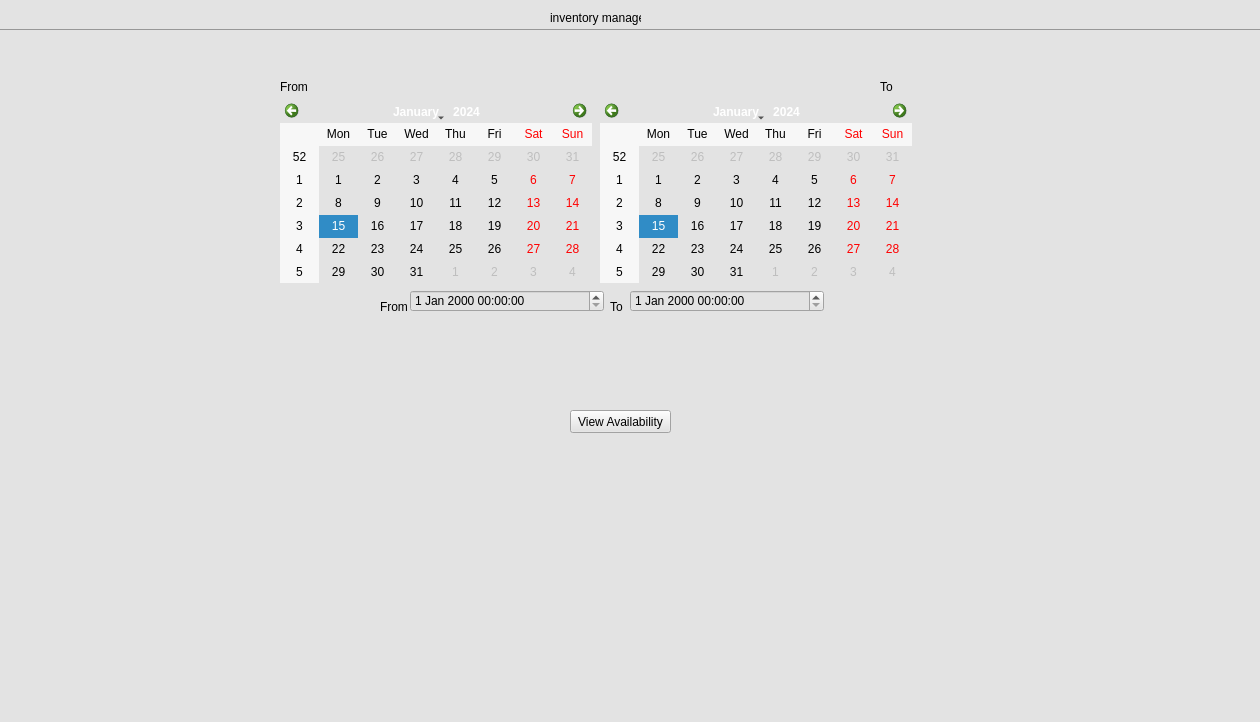
<?xml version="1.0" encoding="UTF-8"?>
<ui version="4.0">
 <class>Form</class>
 <widget class="QWidget" name="Form">
  <property name="geometry">
   <rect>
    <x>0</x>
    <y>0</y>
    <width>1260</width>
    <height>722</height>
   </rect>
  </property>
  <property name="windowTitle">
   <string>Form</string>
  </property>
  <property name="styleSheet">
   <string notr="true">background-color: rgb(227, 227, 227);</string>
  </property>
  <widget class="Line" name="line">
   <property name="geometry">
    <rect>
     <x>0</x>
     <y>20</y>
     <width>1261</width>
     <height>20</height>
    </rect>
   </property>
   <property name="orientation">
    <enum>Qt::Horizontal</enum>
   </property>
  </widget>
  <widget class="QLabel" name="label">
   <property name="geometry">
    <rect>
     <x>550</x>
     <y>10</y>
     <width>91</width>
     <height>16</height>
    </rect>
   </property>
   <property name="text">
    <string>inventory manager</string>
   </property>
  </widget>
  <widget class="QStackedWidget" name="stackedWidget">
   <property name="geometry">
    <rect>
     <x>0</x>
     <y>30</y>
     <width>1261</width>
     <height>691</height>
    </rect>
   </property>
   <widget class="QWidget" name="page">
    <widget class="QWidget" name="widget" native="true">
     <property name="geometry">
      <rect>
       <x>10</x>
       <y>10</y>
       <width>1231</width>
       <height>671</height>
      </rect>
     </property>
     <widget class="QLabel" name="label_5">
      <property name="geometry">
       <rect>
        <x>600</x>
        <y>260</y>
        <width>47</width>
        <height>13</height>
       </rect>
      </property>
      <property name="text">
       <string>To</string>
      </property>
     </widget>
     <widget class="QLabel" name="label_2">
      <property name="geometry">
       <rect>
        <x>270</x>
        <y>40</y>
        <width>47</width>
        <height>13</height>
       </rect>
      </property>
      <property name="text">
       <string>From</string>
      </property>
     </widget>
     <widget class="QLabel" name="label_4">
      <property name="geometry">
       <rect>
        <x>370</x>
        <y>260</y>
        <width>47</width>
        <height>13</height>
       </rect>
      </property>
      <property name="text">
       <string>From</string>
      </property>
     </widget>
     <widget class="QDateTimeEdit" name="dateTimeEdit_2">
      <property name="geometry">
       <rect>
        <x>620</x>
        <y>250</y>
        <width>194</width>
        <height>22</height>
       </rect>
      </property>
     </widget>
     <widget class="QPushButton" name="pushButton">
      <property name="geometry">
       <rect>
        <x>560</x>
        <y>370</y>
        <width>101</width>
        <height>23</height>
       </rect>
      </property>
      <property name="text">
       <string>View Availability</string>
      </property>
     </widget>
     <widget class="QLabel" name="label_3">
      <property name="geometry">
       <rect>
        <x>870</x>
        <y>40</y>
        <width>47</width>
        <height>13</height>
       </rect>
      </property>
      <property name="text">
       <string>To</string>
      </property>
     </widget>
     <widget class="QCalendarWidget" name="calendarWidget">
      <property name="geometry">
       <rect>
        <x>270</x>
        <y>60</y>
        <width>312</width>
        <height>183</height>
       </rect>
      </property>
     </widget>
     <widget class="QCalendarWidget" name="calendarWidget_2">
      <property name="geometry">
       <rect>
        <x>590</x>
        <y>60</y>
        <width>312</width>
        <height>183</height>
       </rect>
      </property>
     </widget>
     <widget class="QDateTimeEdit" name="dateTimeEdit">
      <property name="geometry">
       <rect>
        <x>400</x>
        <y>250</y>
        <width>194</width>
        <height>22</height>
       </rect>
      </property>
     </widget>
    </widget>
   </widget>
   <widget class="QWidget" name="page_2">
    <widget class="QWidget" name="widget_2" native="true">
     <property name="geometry">
      <rect>
       <x>10</x>
       <y>10</y>
       <width>1231</width>
       <height>661</height>
      </rect>
     </property>
     <widget class="QLabel" name="label_6">
      <property name="geometry">
       <rect>
        <x>30</x>
        <y>30</y>
        <width>101</width>
        <height>16</height>
       </rect>
      </property>
      <property name="text">
       <string>Currently Selected:</string>
      </property>
     </widget>
     <widget class="QCommandLinkButton" name="commandLinkButton">
      <property name="geometry">
       <rect>
        <x>1040</x>
        <y>10</y>
        <width>185</width>
        <height>41</height>
       </rect>
      </property>
      <property name="text">
       <string>Continue</string>
      </property>
     </widget>
     <widget class="QListWidget" name="listWidget">
      <property name="geometry">
       <rect>
        <x>140</x>
        <y>10</y>
        <width>891</width>
        <height>51</height>
       </rect>
      </property>
      <item>
       <property name="text">
        <string>1x V2 99</string>
       </property>
      </item>
     </widget>
     <widget class="QTabWidget" name="tabWidget">
      <property name="geometry">
       <rect>
        <x>20</x>
        <y>90</y>
        <width>1161</width>
        <height>521</height>
       </rect>
      </property>
      <property name="currentIndex">
       <number>1</number>
      </property>
      <widget class="QWidget" name="tab">
       <attribute name="title">
        <string>v2</string>
       </attribute>
      </widget>
      <widget class="QWidget" name="tab_2">
       <attribute name="title">
        <string>legacy</string>
       </attribute>
      </widget>
     </widget>
    </widget>
   </widget>
  </widget>
 </widget>
 <resources/>
 <connections/>
</ui>
